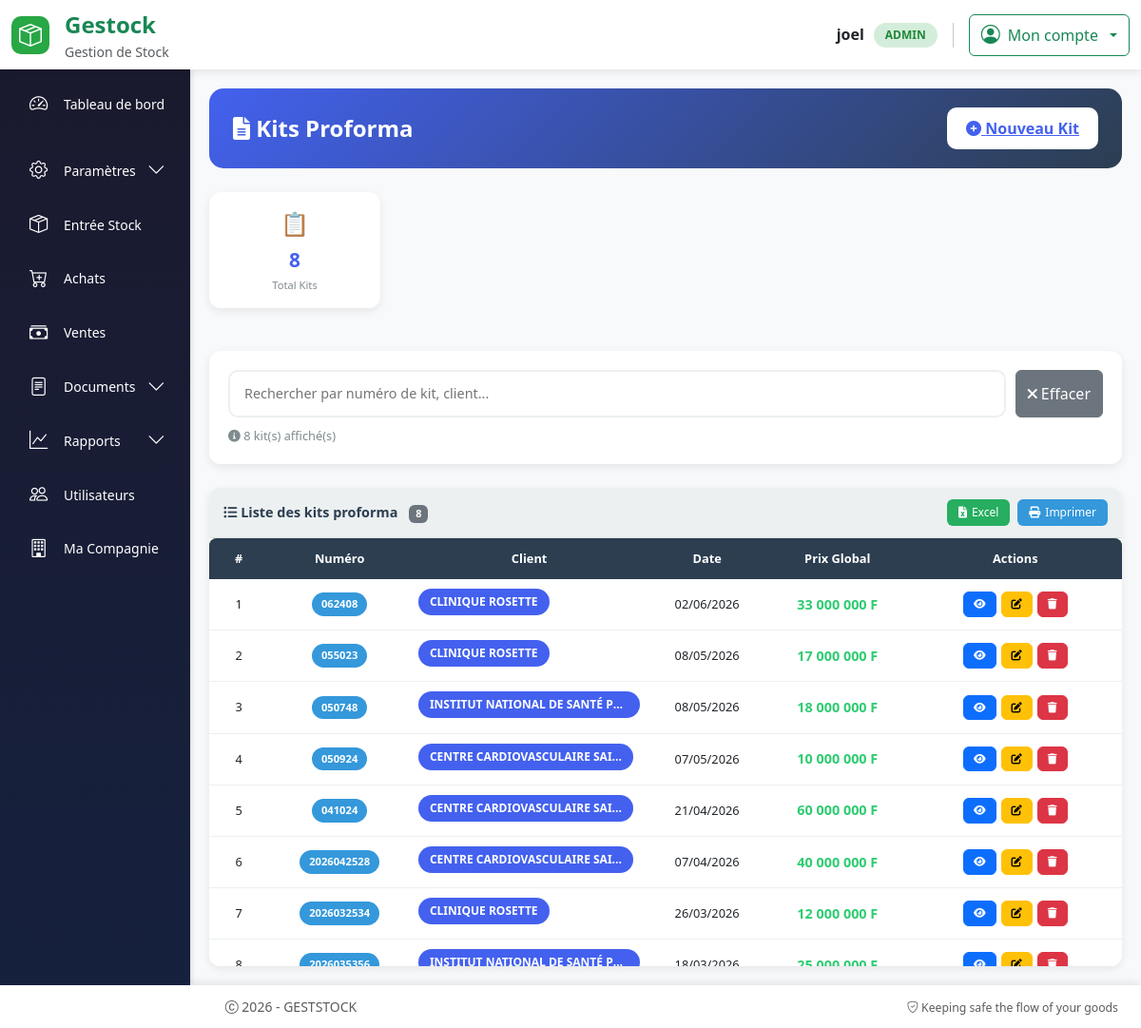
/kit-proforma (signed in), run on an earlier commit of the app's database.
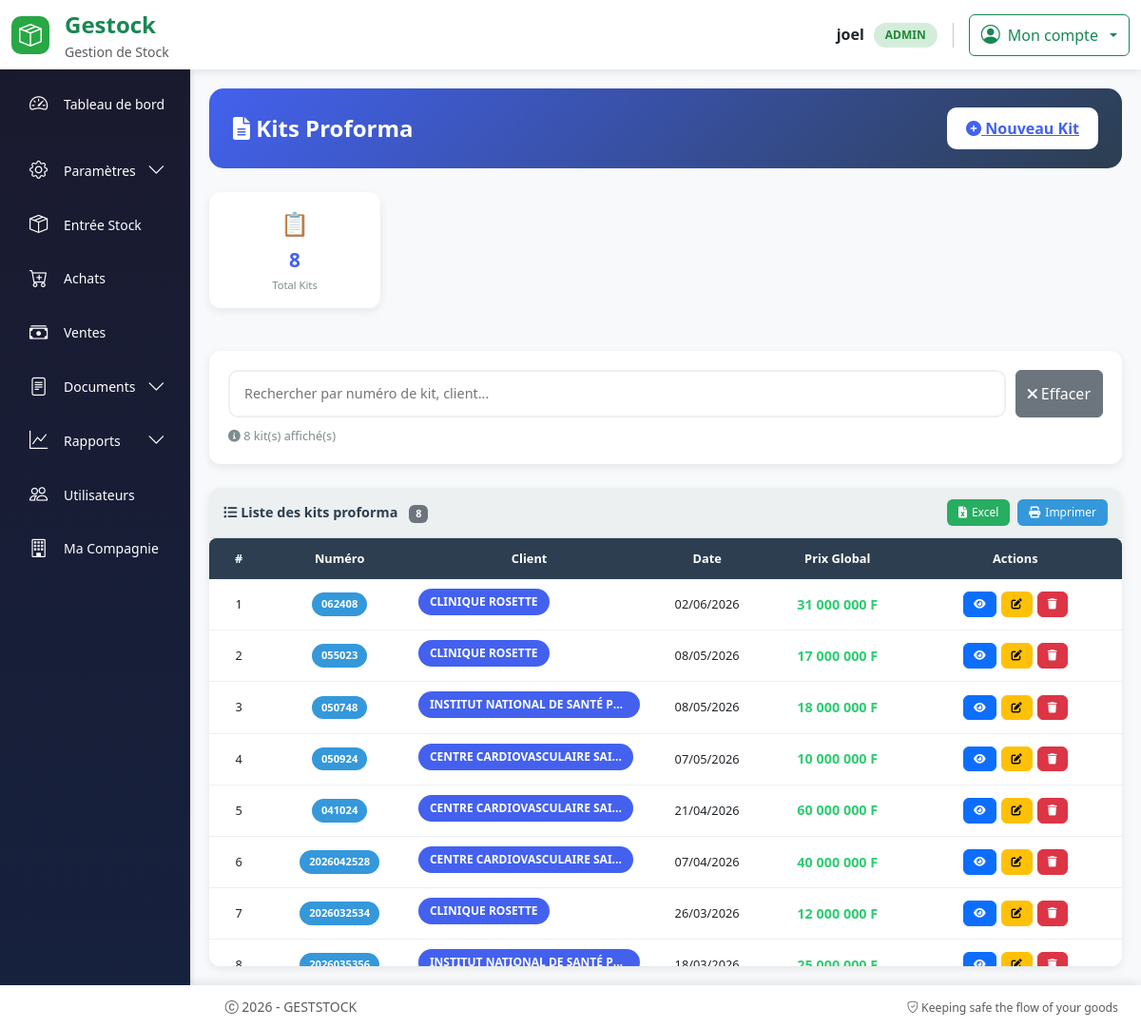
And on a later commit of the database.
### models.py (models this page shows, shortened)
class User(UserMixin, db.Model):
  id = db.Column(db.Integer, primary_key=True)
  username = db.Column(db.String(64), index=True, nullable=False)
  email = db.Column(db.String(120), unique=True, nullable=False)
  password_hash = db.Column(db.String(256))
  role = db.Column(db.String(20), nullable=False, default='operateur')
  joined_at = db.Column(db.DateTime(), default = datetime.utcnow, index = True)
  must_change_password = db.Column(db.Boolean, default=False)
  __table_args__ = (
      db.UniqueConstraint('email', name='uq_user_email'),
  )

class KitProforma(db.Model):
    id = db.Column(db.Integer, primary_key=True)
    proforma_title = db.Column(db.String(500))
    proforma_comment = db.Column(db.String(500))
    proforma_comment2 = db.Column(db.String(500))
    numero = db.Column(db.String(50), unique=True, nullable=False)
    attn = db.Column(db.String(100))
    condition_paiement = db.Column(db.String(200))
    delai_livraison = db.Column(db.String(200))
    garantie = db.Column(db.String(200))
    remise = db.Column(db.Float, default=0)
    service_concerne = db.Column(db.String(20), default='commercial')
    date = db.Column(db.DateTime, default=datetime.utcnow)
    client_id = db.Column(
        db.Integer,
        db.ForeignKey("client.id"),
        nullable=False
    )
    blocs = db.relationship(
    "BlocKit",
    backref="kit",
    cascade="all, delete-orphan"
    )
    prix_global = db.Column(db.Float)
    client = db.relationship("Client")
    lignes = db.relationship(
        "LigneKitProforma",
        backref="kit",
        cascade="all, delete-orphan"
    )

### routes.py (the view)
@app.route("/kit-proforma")
@login_required
def list_kit_proforma():
    kits = KitProforma.query.order_by(KitProforma.date.desc()).all()
    return render_template(
        "list_kit.html",
        kits=kits
    )

### templates/list_kit.html (shortened to what this page needs)
{% extends "base.html" %}
{% block content %}
<div class="kit-container">
    <div class="kit-header">
        <h4>
            <i class="fas fa-file-alt"></i> Kits Proforma
        </h4>
        <div class="d-flex gap-2 flex-wrap">
            <a href="{{ url_for('nouveau_kit_proforma') }}" class="btn-add">
                <i class="fas fa-plus-circle"></i> Nouveau Kit
            </a>
        </div>
    </div>
    {% if kits %}
    {% set total_kits = kits|length %}
    {% set total_prix = kits|sum(attribute='prix_global') %}
    {% set moyenne_prix = total_prix / total_kits if total_kits > 0 else 0 %}
    <div class="stats-grid">
        <div class="stat-card">
            <div class="stat-icon">📋</div>
            <div class="stat-value">{{ total_kits }}</div>
            <div class="stat-label">Total Kits</div>
        </div>
    </div>
    <div class="search-card">
        <div class="search-input-group">
            <input type="text" id="searchInput" class="search-input"
                   placeholder="Rechercher par numéro de kit, client...">
            <button type="button" id="clearSearch" class="btn btn-secondary">
                <i class="fas fa-times"></i> Effacer
            </button>
        </div>
        <div class="search-results" id="searchResults">
            <i class="fas fa-info-circle"></i>
            <span id="resultCount">{{ total_kits }}</span> kit(s) affiché(s)
        </div>
    </div>
    <div class="table-container">
        <div class="table-header">
            <div class="table-title">
                <i class="fas fa-list-ul"></i> Liste des kits proforma
                <span class="badge bg-secondary ms-2" id="badgeCount">{{ total_kits }}</span>
            </div>
            <div class="export-buttons">
                <button type="button" onclick="exportToExcel()" class="btn-sm-custom btn-excel">
                    <i class="fas fa-file-excel"></i> Excel
                </button>
                <button type="button" onclick="window.print()" class="btn-sm-custom btn-print">
                    <i class="fas fa-print"></i> Imprimer
                </button>
            </div>
        </div>
        <div class="table-wrapper">
            <table class="table-custom" id="kitsTable">
                <thead>
                    <tr>
                        <th>#</th>
                        <th>Numéro</th>
                        <th>Client</th>
                        <th>Date</th>
                        <th>Prix Global</th>
                        <th>Actions</th>
                    </tr>
                </thead>
                <tbody id="tableBody">
                    {% for kit in kits %}
                    <tr class="kit-row"
                        data-numero="{{ kit.numero|lower }}"
                        data-client="{{ kit.client.nom_client|lower if kit.client else '' }}">
                        <td class="text-center">{{ loop.index }}</div>
                        <td class="text-center">
                            <span class="badge-numero" title="Kit n°{{ kit.numero }}">
                                {{ kit.numero }}
                            </span>
                        </div>
                        <td>
                            <span class="badge-client"
                                  title="{{ kit.client.nom_client if kit.client else 'Client non spécifié' }}"
                                  style="cursor: help;">
                            </span>
                        </div>
                        <td class="text-center">{{ kit.date.strftime('%d/%m/%Y') if kit.date else '-' }}</div>
                        <td class="text-center">
                            <span class="prix-value">
                                {{ "{:,.0f}".format(kit.prix_global).replace(',', ' ') if kit.prix_global else '0' }} F
                            </span>
                        </div>
                        <td class="text-center">
                            <div class="action-group">
                                <a href="{{ url_for('details_kit_proforma', kit_id=kit.id) }}"
                                   class="btn btn-sm btn-primary" title="Voir les détails">
                                    <i class="fas fa-eye"></i>
                                </a>
                                <a href="{{ url_for('modifier_kit_proforma', kit_id=kit.id) }}"
                                   class="btn btn-sm btn-warning" title="Modifier">
                                    <i class="fas fa-edit"></i>
                                </a>
                                <a href="{{ url_for('supprimer_kit_proforma', kit_id=kit.id) }}"
                                   class="btn btn-sm btn-danger" title="Supprimer"
                                   onclick="return confirm('Supprimer ce kit ?')">
                                    <i class="fas fa-trash"></i>
                                </a>
                            </div>
                        </div>
                    </tr>
                    {% endfor %}
    {% endif %}
<link rel="stylesheet" href="https://cdnjs.cloudflare.com/ajax/libs/font-awesome/6.0.0/css/all.min.css">
{% endblock %}

### templates/base.html (shortened to what this page needs)
<!DOCTYPE html>
<html lang="fr">
<head>
    <link rel="stylesheet" href="{{ url_for('static', filename='css/bootstrap.min.css') }}">
    <link rel="stylesheet" href="https://cdn.jsdelivr.net/npm/bootstrap-icons@1.11.3/font/bootstrap-icons.css">
    <link rel="stylesheet" href="{{ url_for('static', filename='style/styles.css') }}">
</head>
<body>
    <header class="app-header">
        <div class="container-fluid py-2">
            <div class="row align-items-center">
                <div class="col-6 col-md-3">
                    <div class="d-flex align-items-center gap-3">
                        <div class="brand-logo">
                            <i class="bi bi-box-seam fs-4"></i>
                        </div>
                        <div>
                            <span class="fs-4 fw-bold text-success">Gestock</span>
                            <small class="text-muted d-none d-md-block">Gestion de Stock</small>
                        </div>
                    </div>
                </div>
                <div class="col-6 col-md-9">
                    <div class="d-flex justify-content-end align-items-center gap-3">
                        {% if current_user.is_authenticated %}
                            <div class="d-none d-md-flex align-items-center gap-3">
                                <div class="text-end">
                                    <div class="fw-semibold">{{ current_user.username }}</div>
                                    <span class="user-badge">{{ current_user.role|upper }}</span>
                                </div>
                            </div>
                            <div class="dropdown">
                                <button class="btn btn-outline-success dropdown-toggle d-flex align-items-center gap-2" type="button" data-bs-toggle="dropdown">
                                    <i class="bi bi-person-circle fs-5"></i>
                                    <span class="d-none d-md-inline">Mon compte</span>
                                </button>
                            </div>
                        {% endif %}
                    </div>
                </div>
            </div>
        </div>
    </header>
    <main class="app-main">
        <div class="container-fluid h-100 p-0">
            <div class="row h-100 g-0">
                {% if current_user.is_authenticated %}
                    <div class="col-md-3 col-lg-2 d-none d-md-block p-0" style="height: 100%;">
                        <div class="app-sidebar" style="height: 100%;">
                            {% include 'partials/sidebar.html' %}
                        </div>
                    </div>
                    {% set content_col = "col-md-9 col-lg-10" %}
                {% else %}
                    {% set content_col = "col-12" %}
                {% endif %}
                <div class="{{ content_col }} p-0" style="height: 100%;">
                    <div class="app-content">
                        {% block content %}{% endblock %}
    </main>
    <footer class="app-footer">
        <div class="container-fluid">
            <div class="row align-items-center">
                <div class="col-md-6">
                    <p class="mb-0 text-muted">
                        <i class="bi bi-c-circle"></i> 2026 - GESTSTOCK
                    </p>
                </div>
                <div class="col-md-6 text-md-end">
                    <small class="text-muted">
                        <i class="bi bi-shield-check"></i> Keeping safe the flow of your goods
                    </small>
                </div>
            </div>
        </div>
    </footer>
</body>
</html>

### templates/partials/sidebar.html (shortened to what this page needs)
<ul class="nav flex-column p-2">
    {% if current_user.role == 'admin' %}
    <li class="nav-item-custom {% if is_active('dashboard') %}active{% endif %}">
        <a class="nav-link-custom" href="{{ url_for('dashboard') }}">
            <i class="bi bi-speedometer2"></i>
            <span>Tableau de bord</span>
        </a>
    </li>
    {% endif %}
    {% if has_role('superadmin', 'admin', 'operateur', 'finance') %}
        <li class="nav-item-custom">
            <a class="nav-link-custom" data-bs-toggle="collapse" href="#paramMenu" role="button" aria-expanded="false">
                <i class="bi bi-gear"></i>
                <span>Paramètres</span>
                <i class="bi bi-chevron-down collapse-icon"></i>
            </a>
        </li>
    {% endif %}
    {% if has_role('admin', 'superadmin', 'operateur') %}
        <li class="nav-item-custom {% if is_active('etat_stock') %}active{% endif %}">
            <a class="nav-link-custom" href="{{ url_for('etat_stock') }}">
                <i class="bi bi-box-seam"></i>
                <span>Entrée Stock</span>
            </a>
        </li>
        <li class="nav-item-custom {% if is_active('nouveau_achat') %}active{% endif %}">
            <a class="nav-link-custom" href="{{ url_for('nouveau_achat') }}">
                <i class="bi bi-cart-plus"></i>
                <span>Achats</span>
            </a>
        </li>
    {% endif %}
    {% if has_role('admin', 'superadmin', 'finance') %}
        <li class="nav-item-custom {% if is_active('nouvelle_vente') %}active{% endif %}">
            <a class="nav-link-custom" href="{{ url_for('nouvelle_vente') }}">
                <i class="bi bi-cash-stack"></i>
                <span>Ventes</span>
            </a>
        </li>
    {% endif %}
    <li class="nav-item-custom">
        <a class="nav-link-custom" data-bs-toggle="collapse" href="#documentsMenu" role="button" aria-expanded="false">
            <i class="bi bi-file-text"></i>
            <span>Documents</span>
            <i class="bi bi-chevron-down collapse-icon"></i>
        </a>
    </li>
    {% if has_role('admin', 'superadmin', 'finance') %}
        <li class="nav-item-custom">
            <a class="nav-link-custom" data-bs-toggle="collapse" href="#rapportsMenu" role="button" aria-expanded="false">
                <i class="bi bi-graph-up"></i>
                <span>Rapports</span>
                <i class="bi bi-chevron-down collapse-icon"></i>
            </a>
        </li>
    {% endif %}
    {% if has_role('admin', 'superadmin') %}
        <li class="nav-item-custom {% if is_active('user') %}active{% endif %}">
            <a class="nav-link-custom" href="{{ url_for('user') }}">
                <i class="bi bi-people"></i>
                <span>Utilisateurs</span>
            </a>
        </li>
    {% endif %}
    {% if has_role('admin', 'superadmin', 'finance', 'operateur') %}
        <li class="nav-item-custom {% if is_active('compagnie') %}active{% endif %}">
            <a class="nav-link-custom" href="{{ url_for('compagnie') }}">
                <i class="bi bi-building"></i>
                <span>Ma Compagnie</span>
            </a>
        </li>
    {% endif %}
</ul>

What changed in the data, as far as the page shows it:
changed KitProforma (number 1 of 8 on the later page): prix_global "33 000 000" → "31 000 000"
